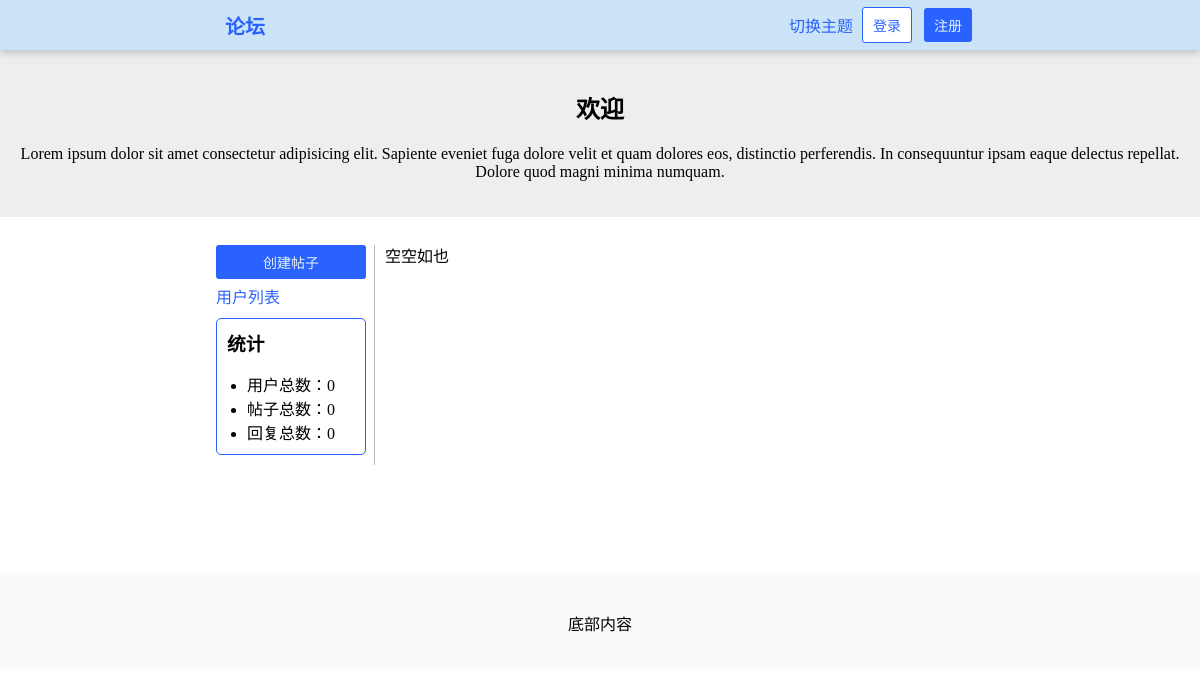
The app's page /, older data.
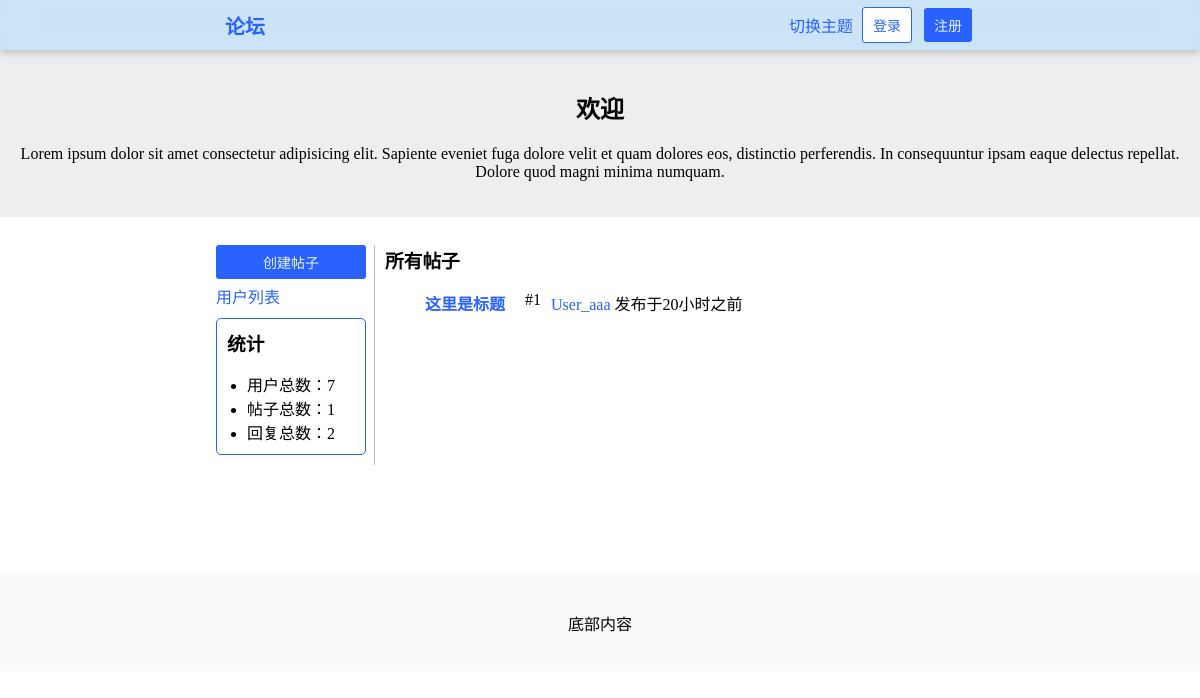
The same page, newer data.
### HustRava_app/models.py (models this page shows, shortened)
class Post(models.Model):
    title = models.CharField(max_length=100)
    content = models.TextField()
    created_at = models.DateTimeField(auto_now_add=True)
    author = models.ForeignKey('User', on_delete = models.CASCADE, related_name = "posts")
    like_nums = models.IntegerField(default = 0)
    is_topped = models.BooleanField("置顶帖子", default=False)

class User(models.Model):
    name = models.CharField(max_length=30,blank=True)
    email = models.EmailField(unique=True)
    password = models.CharField(max_length=30)
    created_at = models.DateTimeField(auto_now_add=True)
    bio = models.TextField(max_length = 100, blank=True)
    def __str__(self):
        return self.name

### HustRava_app/views.py (the view)
# urls.py: path('', views.index, name="index"),                                        # 首页 GET
def index(request):
    posts = Post.objects.order_by('-created_at')
    if "logged_in_user" in request.session:
        return render(request, 'index.html', {
            "posts": posts,
            "topped_posts": Post.objects.filter(is_topped=True).order_by('-created_at'),
            "stats": {
                "users": User.objects.count(),
                "posts": Post.objects.count(),
                "comments": Comment.objects.count()
            },
            "logged_in_user": request.session["logged_in_user"],
            "logged_in_user_email":request.session["logged_in_user_email"]
        })
    else:
        return render(request, 'index.html', {
            "posts": posts,
            "stats": {
                "users": User.objects.count(),
                "posts": Post.objects.count(),
                "comments": Comment.objects.count()
            },
            "topped_topics": Post.objects.filter(is_topped=True).order_by('-created_at')
        })

### HustRava_app/templates/index.html (shortened to what this page needs)
{% load static %}
{% load humanize %}
<!DOCTYPE html>
<html>
    <head>
        <link rel="stylesheet" type="text/css" href="{% static 'style.css' %}" />
        <link rel="stylesheet" type="text/css" href="{% static 'style-forum.css' %}" />
        <link rel="stylesheet" type="text/css" href="{% static 'style-dark.css' %}" />
    </head>
    <body>
        <header class="header">
            <a href="/" class="a-button header-title">论坛</a>
            {% if logged_in_user %}
                <div class="dropdown">
                    <button class="button-dropdown">{{ logged_in_user }}</button>
                    <div class="dropdown-content">
                        <ul>
                            <li><a href="/user/{{ logged_in_user_email }}/"><div>个人主页</div></a></li>
                            <li><a href="/settings/"><div>设置</div></a></li>
                            <li><a onclick="toggle_theme()"><div>切换主题</div></a></li>
                            <div class="hr" style="margin: 4% 3px;"></div>
                            <li><a href="/logout/"><div class="logout-button">退出登录</div></a></li>
                        </ul>
                    </div>
                </div>
            {% else %}
                <a onclick="toggle_theme()" style="cursor: pointer;">切换主题</a>
                <a href="/login/" class="a-button"><button class="button-white">登录</button></a>
                <a href="/register/" class="a-button"><button>注册</button></a>
            {% endif %}
        </header>
        <div id="main">
            <div class="banner">
                <h2>欢迎</h2>
                <p>Lorem ipsum dolor sit amet consectetur adipisicing elit. Sapiente eveniet fuga dolore velit et quam dolores eos, distinctio perferendis. In consequuntur ipsam eaque delectus repellat. Dolore quod magni minima numquam.</p>
            </div>
            <div class="content flex">
                <div style="margin-top: 18px; padding-right: 8px; border-right: 1px solid #BBB; min-width: 150px;">
                    <a href="/create/" class="a-button"><button style="width: calc(100%); margin-bottom: 5px;">创建帖子</button></a>
                    <a href="/users/">用户列表</a>
                    <div class="stats">
                        <h3 style="margin: 0;">统计</h3>
                        <ul style="padding-left: 20px; margin-bottom: 0;">
                            <li>用户总数：{{ stats.users }}</li>
                            <li>帖子总数：{{ stats.posts }}</li>
                            <li>回复总数：{{ stats.comments }}</li>
                        </ul>
                    </div>
                </div>
                <div>
                    {% if posts %}
                        <h3>所有帖子</h3>
                        <ul class="post-list">
                            {% for post in posts %}
                                <li class="flex">
                                    <a href="/post/{{ post.id }}/"><b>{{ post.title }}</b></a>
                                    <span>#{{ post.id }}</span>
                                    <span><a href="/user/{{ post.author.email }}">{{ post.author }}</a> <span title="{{ post.create_at }}">发布于{{ post.created_at|naturaltime }}</span></span>
                                </li>
                            {% endfor %}
                        </ul>
                    {% else %}
                        <p>空空如也</p>
                    {% endif %}
                </div>
            </div>
        </div>
        <div id="footer">
            <p>底部内容</p>
        </div>
    </body>
</html>

Row changes from the older to the newer data that the page shows:
added Post: title "这里是标题", id "1", author "User_aaa", created_at "20小时之前"
Text that changed along with them:
{{ stats.users }}: "0" → "7"
{{ stats.posts }}: "0" → "1"
{{ stats.comments }}: "0" → "2"
text no longer shown: "空空如也"
text now shown: "所有帖子"
